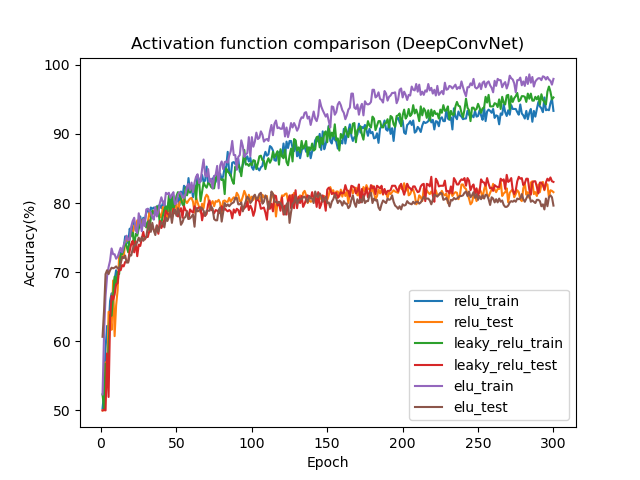

The Python source for this figure:
import dataloader
import torch 
import torch.nn as nn
from torch.optim import Adam 
from torch.utils.data import DataLoader, TensorDataset
import torch.nn.functional as F
import matplotlib.pyplot as plt
import copy
import numpy as np
import os
from utils.plot_result import plot_accuracy
from utils.models import DeepConvNet


            

def main():
    device = torch.device("cuda" if torch.cuda.is_available() else "cpu")
    #init params
    epochs = 300
    batch_size = 256
    learning_rate = 0.001
    Loss = nn.CrossEntropyLoss()
    print_interval = 10

    #data: fetch and convert to tensor/put it into dataloader
    train_data, train_label, test_data, test_label = dataloader.read_bci_data()
    train_data = torch.from_numpy(train_data)
    train_label = torch.from_numpy(train_label)
    test_data = torch.from_numpy(test_data)
    test_label = torch.from_numpy(test_label)

    train_loader = DataLoader(TensorDataset(train_data, train_label), batch_size=batch_size, shuffle=True)
    test_loader = DataLoader(TensorDataset(test_data, test_label), batch_size=batch_size, shuffle=False)

    activation_list = ["LeakyReLU", "ReLU", "ELU"]
    # activation_list = ["ELU"]



    train_acc_dict = {"LeakyReLU":[], "ReLU":[], "ELU":[]}
    test_acc_dict = {"LeakyReLU":[], "ReLU":[], "ELU":[]}

    best_accuracy = 0.
    best_training_accuracy = 0.
    
    

    for activate_func in activation_list:
        if activate_func is "LeakyReLU":
            activation = nn.LeakyReLU(negative_slope=0.1)
        elif activate_func is "ReLU":
            activation = nn.ReLU()
        elif activate_func is "ELU":
            activation = nn.ELU()
        
        model = DeepConvNet(activation)
        model.to(device)
        optimizer = Adam(model.parameters(), lr=learning_rate, weight_decay=0.01)

        print(f"\n\n-----Activation Function: {activation}-----")
        
        for epoch in range(1, epochs+1):
            if epoch % print_interval == 0:
                print(f"---Epoch: {epoch}---")

            #train
            model.train()
            total_loss = 0
            acc = 0.
            for _, (data, label) in enumerate(train_loader):
                data = data.to(device, dtype=torch.float )
                label = label.to(device, dtype=torch.long)
                y_pred = model(data)
                loss = Loss(y_pred, label)
                total_loss += loss.item()
                acc += y_pred.max(dim=1)[1].eq(label).sum().item()
                optimizer.zero_grad()
                loss.backward()
                optimizer.step()
            total_loss = total_loss/len(train_loader.dataset)
            acc = 100.*acc/len(train_loader.dataset) 
            if acc > best_training_accuracy:
                best_training_accuracy = acc
            train_acc_dict[activate_func].append(acc)
            
            if epoch % print_interval == 0:
                print(f"[Training] loss:{total_loss:.4f} accuracy:{acc:.1f}")

            #test
            model.eval()
            total_loss = 0
            acc = 0.
            for _, (data, label) in enumerate(test_loader):
                data = data.to(device, dtype=torch.float)
                label = label.to(device, dtype=torch.long)
                y_pred = model(data)
                loss = Loss(y_pred, label)
                total_loss += loss.item()
                acc += y_pred.max(dim=1)[1].eq(label).sum().item()
            total_loss = total_loss/len(test_loader.dataset)
            acc = 100.*acc/len(test_loader.dataset)
            test_acc_dict[activate_func].append(acc)
            if acc > best_accuracy:
                best_accuracy = acc
                best_activation = activate_func
                best_model = model.state_dict()
            if epoch % print_interval == 0:
                print(f"[Testing] loss:{total_loss:.4f} accuracy:{acc:.1f}")

    # print(f"Best Training Accuracy: {best_training_accuracy}")
    print(f"\n\nBest Activation Function: {best_activation}")
    print(f"Best Testing Accuracy: {best_accuracy:.4f}\n\n")

        
    weight_name = "weight/DeepConvNet.weight"
    folder = weight_name.split('/')[0]
    if not os.path.exists(folder):
        os.makedirs(folder)
    torch.save(best_model, weight_name)
    
    plot_accuracy(epochs, train_acc_dict, test_acc_dict, "DeepConvNet", "result/DeepConvNet.png")





if __name__ == '__main__':
    main()